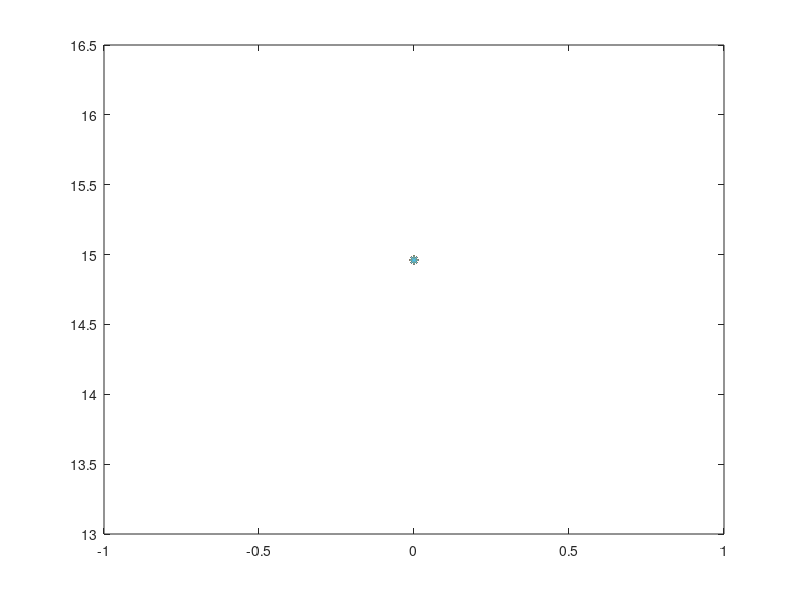

MATLAB code to generate this figure:

clear;close all;clc
t=linspace(0,0,1000);
count = 1;
figure
tic
while toc < 15
          y=toc;
          plot(t,y,'*');
          
          M(count)=getframe;
          count=count+1;
end
 
movie(M,2,10);